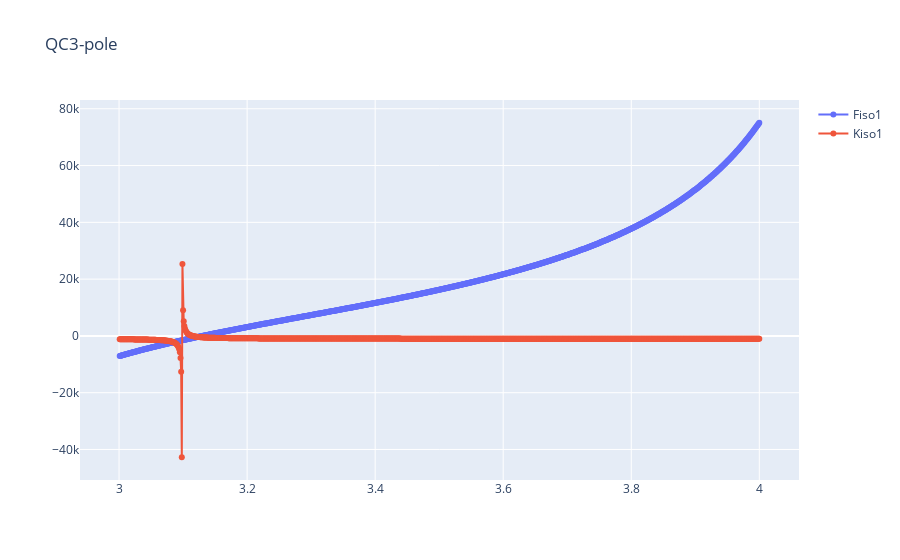

The notebook cell saved with this chart:
### Code cell
import plotly.express as px
from F3 import F3_mat as F3mat

fig = px.line(  title='QC3-pole')
NL=1000
L=3.356739252223926
nnP=np.array([0, 0, 0])
params_kcot=np.array([-0.1242213943010143, -4.444012207388561])
ei=np.zeros(NL)
Fiso=np.zeros(NL)
Kiso=np.zeros(NL)
def kcot(qk2): return detQC.kcot_2par(qk2, params_kcot)



for i in range(0,NL):
    ei[i]=3.001+i*0.001
    F00=F3mat.F3mat00(ei[i], L, 0.5, nnP, kcot)
    ones = np.ones(len(F00))
    Fiso[i] = 1/(ones@F00@ones)
    ecm2 = (ei[i]**2 - (sums.norm(nnP)*2*math.pi/L)**2)
    Delta = (ecm2 - 9.0)/9.0
    #print(Delta,ei[i])
    Kiso[i] =  detQC.kiso_pole(Delta, [100,9.6,1000])
fig.add_scatter(x=ei, y=Fiso, mode = 'lines+markers',name='Fiso{0}'.format(1)  )
fig.add_scatter(x=ei, y=-Kiso, mode = 'lines+markers',name='Kiso{0}'.format(1)  )
#plt.legend()
fig.show()   
#Kiso

### Figure 1 — Plotly figure (JSON) as saved in the notebook; plotly's stock layout.template omitted (floating-point values rounded to 4 significant figures; data arrays with more than 128 entries replaced by an {"elided": "..."} marker saying what was removed)
{"data": [{"mode": "lines+markers", "name": "Fiso1", "type": "scatter", "x": {"elided": "1000 float values"}, "y": {"elided": "1000 float values"}}, {"mode": "lines+markers", "name": "Kiso1", "type": "scatter", "x": {"elided": "1000 float values"}, "y": {"elided": "1000 float values"}}], "layout": {"legend": {"tracegroupgap": 0}, "title": {"text": "QC3-pole"}, "xaxis": {"anchor": "y", "domain": [0, 1]}, "yaxis": {"anchor": "x", "domain": [0, 1]}}}
